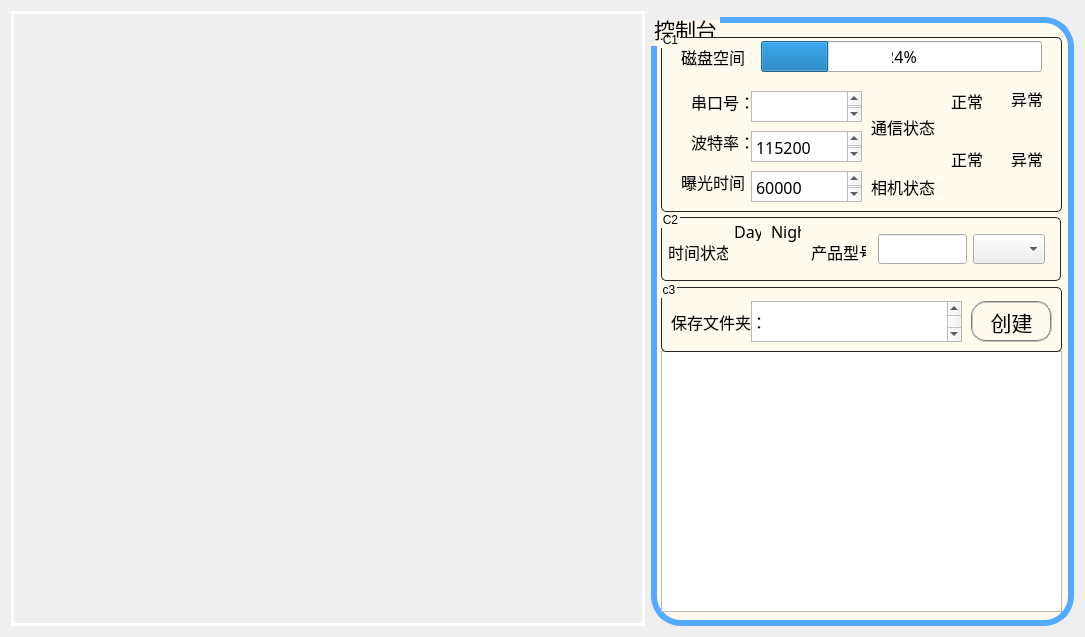
<?xml version="1.0" encoding="UTF-8"?>
<ui version="4.0">
 <class>PY_GUI_v1Class</class>
 <widget class="QWidget" name="PY_GUI_v1Class">
  <property name="geometry">
   <rect>
    <x>0</x>
    <y>0</y>
    <width>1085</width>
    <height>637</height>
   </rect>
  </property>
  <property name="sizePolicy">
   <sizepolicy hsizetype="Fixed" vsizetype="Fixed">
    <horstretch>0</horstretch>
    <verstretch>0</verstretch>
   </sizepolicy>
  </property>
  <property name="windowTitle">
   <string>PY_GUI_v1</string>
  </property>
  <layout class="QHBoxLayout" name="horizontalLayout_2" stretch="3,2">
   <item>
    <widget class="QLabel" name="label_show">
     <property name="styleSheet">
      <string notr="true">QLabel{border:3px solid #242424;border-color:rgb(255,255,255);}
</string>
     </property>
     <property name="text">
      <string/>
     </property>
    </widget>
   </item>
   <item>
    <widget class="QGroupBox" name="groupBox">
     <property name="font">
      <font>
       <family>楷体</family>
       <pointsize>16</pointsize>
      </font>
     </property>
     <property name="styleSheet">
      <string notr="true">QGroupBox {
			background-color: rgb(255, 250, 238);
            border-radius:30px;
            border-width: 6px;
            border-style: solid;
			margin-top:6px;
			border-color: rgb(85, 170, 255);
        }
</string>
     </property>
     <property name="title">
      <string>控制台</string>
     </property>
     <widget class="QTextEdit" name="text_print">
      <property name="geometry">
       <rect>
        <x>10</x>
        <y>340</y>
        <width>401</width>
        <height>261</height>
       </rect>
      </property>
      <property name="font">
       <font>
        <family>楷体</family>
        <pointsize>12</pointsize>
       </font>
      </property>
     </widget>
     <widget class="QGroupBox" name="groupBox_2">
      <property name="geometry">
       <rect>
        <x>10</x>
        <y>20</y>
        <width>401</width>
        <height>181</height>
       </rect>
      </property>
      <property name="styleSheet">
       <string notr="true">QGroupBox{border:1px solid #242424;border-radius:5px;}</string>
      </property>
      <property name="title">
       <string>C1</string>
      </property>
      <widget class="QLabel" name="camLed2">
       <property name="geometry">
        <rect>
         <x>350</x>
         <y>140</y>
         <width>30</width>
         <height>30</height>
        </rect>
       </property>
       <property name="text">
        <string/>
       </property>
      </widget>
      <widget class="QLabel" name="label_12">
       <property name="geometry">
        <rect>
         <x>350</x>
         <y>120</y>
         <width>31</width>
         <height>16</height>
        </rect>
       </property>
       <property name="font">
        <font>
         <family>楷体</family>
         <pointsize>12</pointsize>
        </font>
       </property>
       <property name="text">
        <string>异常</string>
       </property>
      </widget>
      <widget class="QLabel" name="camLed1">
       <property name="geometry">
        <rect>
         <x>290</x>
         <y>140</y>
         <width>30</width>
         <height>30</height>
        </rect>
       </property>
       <property name="text">
        <string/>
       </property>
      </widget>
      <widget class="QTextEdit" name="comText">
       <property name="geometry">
        <rect>
         <x>90</x>
         <y>60</y>
         <width>111</width>
         <height>31</height>
        </rect>
       </property>
       <property name="font">
        <font>
         <family>宋体</family>
         <pointsize>12</pointsize>
        </font>
       </property>
       <property name="html">
        <string>&lt;!DOCTYPE HTML PUBLIC &quot;-//W3C//DTD HTML 4.0//EN&quot; &quot;http://www.w3.org/TR/REC-html40/strict.dtd&quot;&gt;
&lt;html&gt;&lt;head&gt;&lt;meta name=&quot;qrichtext&quot; content=&quot;1&quot; /&gt;&lt;style type=&quot;text/css&quot;&gt;
p, li { white-space: pre-wrap; }
&lt;/style&gt;&lt;/head&gt;&lt;body style=&quot; font-family:'宋体'; font-size:12pt; font-weight:400; font-style:normal;&quot;&gt;
&lt;p style=&quot;-qt-paragraph-type:empty; margin-top:0px; margin-bottom:0px; margin-left:0px; margin-right:0px; -qt-block-indent:0; text-indent:0px;&quot;&gt;&lt;br /&gt;&lt;/p&gt;&lt;/body&gt;&lt;/html&gt;</string>
       </property>
      </widget>
      <widget class="QLabel" name="label_6">
       <property name="geometry">
        <rect>
         <x>210</x>
         <y>80</y>
         <width>71</width>
         <height>31</height>
        </rect>
       </property>
       <property name="font">
        <font>
         <family>楷体</family>
         <pointsize>12</pointsize>
        </font>
       </property>
       <property name="text">
        <string>通信状态：</string>
       </property>
      </widget>
      <widget class="QLabel" name="comLed2">
       <property name="geometry">
        <rect>
         <x>350</x>
         <y>80</y>
         <width>30</width>
         <height>30</height>
        </rect>
       </property>
       <property name="text">
        <string/>
       </property>
      </widget>
      <widget class="QLabel" name="label_11">
       <property name="geometry">
        <rect>
         <x>350</x>
         <y>60</y>
         <width>31</width>
         <height>16</height>
        </rect>
       </property>
       <property name="font">
        <font>
         <family>楷体</family>
         <pointsize>12</pointsize>
        </font>
       </property>
       <property name="text">
        <string>异常</string>
       </property>
      </widget>
      <widget class="QTextEdit" name="bitText">
       <property name="geometry">
        <rect>
         <x>90</x>
         <y>100</y>
         <width>111</width>
         <height>31</height>
        </rect>
       </property>
       <property name="font">
        <font>
         <family>宋体</family>
         <pointsize>14</pointsize>
        </font>
       </property>
       <property name="html">
        <string>&lt;!DOCTYPE HTML PUBLIC &quot;-//W3C//DTD HTML 4.0//EN&quot; &quot;http://www.w3.org/TR/REC-html40/strict.dtd&quot;&gt;
&lt;html&gt;&lt;head&gt;&lt;meta name=&quot;qrichtext&quot; content=&quot;1&quot; /&gt;&lt;style type=&quot;text/css&quot;&gt;
p, li { white-space: pre-wrap; }
&lt;/style&gt;&lt;/head&gt;&lt;body style=&quot; font-family:'宋体'; font-size:14pt; font-weight:400; font-style:normal;&quot;&gt;
&lt;p style=&quot; margin-top:0px; margin-bottom:0px; margin-left:0px; margin-right:0px; -qt-block-indent:0; text-indent:0px;&quot;&gt;&lt;span style=&quot; font-family:'SimSun'; font-size:12pt;&quot;&gt;115200&lt;/span&gt;&lt;/p&gt;&lt;/body&gt;&lt;/html&gt;</string>
       </property>
      </widget>
      <widget class="QTextEdit" name="exportTimeText">
       <property name="geometry">
        <rect>
         <x>90</x>
         <y>140</y>
         <width>111</width>
         <height>31</height>
        </rect>
       </property>
       <property name="font">
        <font>
         <family>宋体</family>
         <pointsize>14</pointsize>
        </font>
       </property>
       <property name="html">
        <string>&lt;!DOCTYPE HTML PUBLIC &quot;-//W3C//DTD HTML 4.0//EN&quot; &quot;http://www.w3.org/TR/REC-html40/strict.dtd&quot;&gt;
&lt;html&gt;&lt;head&gt;&lt;meta name=&quot;qrichtext&quot; content=&quot;1&quot; /&gt;&lt;style type=&quot;text/css&quot;&gt;
p, li { white-space: pre-wrap; }
&lt;/style&gt;&lt;/head&gt;&lt;body style=&quot; font-family:'宋体'; font-size:14pt; font-weight:400; font-style:normal;&quot;&gt;
&lt;p style=&quot; margin-top:0px; margin-bottom:0px; margin-left:0px; margin-right:0px; -qt-block-indent:0; text-indent:0px;&quot;&gt;&lt;span style=&quot; font-family:'SimSun'; font-size:12pt;&quot;&gt;60000&lt;/span&gt;&lt;/p&gt;&lt;/body&gt;&lt;/html&gt;</string>
       </property>
      </widget>
      <widget class="QProgressBar" name="SSDSpace">
       <property name="geometry">
        <rect>
         <x>100</x>
         <y>10</y>
         <width>281</width>
         <height>31</height>
        </rect>
       </property>
       <property name="font">
        <font>
         <family>楷体</family>
         <pointsize>12</pointsize>
        </font>
       </property>
       <property name="styleSheet">
        <string notr="true">QProgressBar { text-align: center;}</string>
       </property>
       <property name="value">
        <number>24</number>
       </property>
      </widget>
      <widget class="QLabel" name="label_8">
       <property name="geometry">
        <rect>
         <x>290</x>
         <y>60</y>
         <width>31</width>
         <height>20</height>
        </rect>
       </property>
       <property name="font">
        <font>
         <family>楷体</family>
         <pointsize>12</pointsize>
        </font>
       </property>
       <property name="text">
        <string>正常</string>
       </property>
      </widget>
      <widget class="QLabel" name="label_9">
       <property name="geometry">
        <rect>
         <x>290</x>
         <y>120</y>
         <width>31</width>
         <height>16</height>
        </rect>
       </property>
       <property name="font">
        <font>
         <family>楷体</family>
         <pointsize>12</pointsize>
        </font>
       </property>
       <property name="text">
        <string>正常</string>
       </property>
      </widget>
      <widget class="QLabel" name="label_4">
       <property name="geometry">
        <rect>
         <x>20</x>
         <y>140</y>
         <width>71</width>
         <height>21</height>
        </rect>
       </property>
       <property name="font">
        <font>
         <family>楷体</family>
         <pointsize>12</pointsize>
        </font>
       </property>
       <property name="text">
        <string>曝光时间：</string>
       </property>
      </widget>
      <widget class="QLabel" name="label_5">
       <property name="geometry">
        <rect>
         <x>210</x>
         <y>140</y>
         <width>71</width>
         <height>31</height>
        </rect>
       </property>
       <property name="font">
        <font>
         <family>楷体</family>
         <pointsize>12</pointsize>
        </font>
       </property>
       <property name="text">
        <string>相机状态：</string>
       </property>
      </widget>
      <widget class="QLabel" name="label_3">
       <property name="geometry">
        <rect>
         <x>30</x>
         <y>100</y>
         <width>61</width>
         <height>21</height>
        </rect>
       </property>
       <property name="font">
        <font>
         <family>楷体</family>
         <pointsize>12</pointsize>
        </font>
       </property>
       <property name="text">
        <string>波特率：</string>
       </property>
      </widget>
      <widget class="QLabel" name="label_2">
       <property name="geometry">
        <rect>
         <x>30</x>
         <y>60</y>
         <width>61</width>
         <height>21</height>
        </rect>
       </property>
       <property name="font">
        <font>
         <family>楷体</family>
         <pointsize>12</pointsize>
        </font>
       </property>
       <property name="text">
        <string>串口号：</string>
       </property>
      </widget>
      <widget class="QLabel" name="comLed1">
       <property name="geometry">
        <rect>
         <x>290</x>
         <y>80</y>
         <width>30</width>
         <height>30</height>
        </rect>
       </property>
       <property name="text">
        <string/>
       </property>
      </widget>
      <widget class="QLabel" name="label_14">
       <property name="geometry">
        <rect>
         <x>20</x>
         <y>10</y>
         <width>71</width>
         <height>31</height>
        </rect>
       </property>
       <property name="font">
        <font>
         <family>楷体</family>
         <pointsize>12</pointsize>
        </font>
       </property>
       <property name="text">
        <string>磁盘空间：</string>
       </property>
      </widget>
     </widget>
     <widget class="QGroupBox" name="groupBox_3">
      <property name="geometry">
       <rect>
        <x>10</x>
        <y>200</y>
        <width>400</width>
        <height>70</height>
       </rect>
      </property>
      <property name="styleSheet">
       <string notr="true">QGroupBox{border:1px solid #242424;border-radius:5px;}</string>
      </property>
      <property name="title">
       <string>C2</string>
      </property>
      <widget class="QLabel" name="comTime2">
       <property name="geometry">
        <rect>
         <x>110</x>
         <y>30</y>
         <width>21</width>
         <height>21</height>
        </rect>
       </property>
       <property name="text">
        <string/>
       </property>
      </widget>
      <widget class="QLabel" name="comTime1">
       <property name="geometry">
        <rect>
         <x>72</x>
         <y>30</y>
         <width>21</width>
         <height>21</height>
        </rect>
       </property>
       <property name="text">
        <string/>
       </property>
      </widget>
      <widget class="QLabel" name="label_7">
       <property name="geometry">
        <rect>
         <x>7</x>
         <y>20</y>
         <width>60</width>
         <height>41</height>
        </rect>
       </property>
       <property name="font">
        <font>
         <family>楷体</family>
         <pointsize>12</pointsize>
        </font>
       </property>
       <property name="text">
        <string>时间状态：</string>
       </property>
      </widget>
      <widget class="QLabel" name="label_13">
       <property name="geometry">
        <rect>
         <x>110</x>
         <y>10</y>
         <width>30</width>
         <height>21</height>
        </rect>
       </property>
       <property name="font">
        <font>
         <family>楷体</family>
         <pointsize>12</pointsize>
        </font>
       </property>
       <property name="text">
        <string>Night</string>
       </property>
      </widget>
      <widget class="QLabel" name="label_10">
       <property name="geometry">
        <rect>
         <x>69</x>
         <y>10</y>
         <width>31</width>
         <height>20</height>
        </rect>
       </property>
       <property name="font">
        <font>
         <family>楷体</family>
         <pointsize>12</pointsize>
        </font>
       </property>
       <property name="text">
        <string> Day</string>
       </property>
      </widget>
      <widget class="QLabel" name="label_15">
       <property name="geometry">
        <rect>
         <x>150</x>
         <y>20</y>
         <width>60</width>
         <height>41</height>
        </rect>
       </property>
       <property name="minimumSize">
        <size>
         <width>4</width>
         <height>30</height>
        </size>
       </property>
       <property name="font">
        <font>
         <family>楷体</family>
         <pointsize>12</pointsize>
        </font>
       </property>
       <property name="text">
        <string>产品型号：</string>
       </property>
      </widget>
      <widget class="QGroupBox" name="groupBox_5">
       <property name="geometry">
        <rect>
         <x>205</x>
         <y>10</y>
         <width>191</width>
         <height>51</height>
        </rect>
       </property>
       <property name="styleSheet">
        <string notr="true">QGroupBox{border:0px solid #242424;border-radius:0px;}</string>
       </property>
       <property name="title">
        <string/>
       </property>
       <layout class="QHBoxLayout" name="horizontalLayout">
        <property name="topMargin">
         <number>0</number>
        </property>
        <property name="bottomMargin">
         <number>0</number>
        </property>
        <item>
         <widget class="QLineEdit" name="LEsearch">
          <property name="minimumSize">
           <size>
            <width>0</width>
            <height>30</height>
           </size>
          </property>
         </widget>
        </item>
        <item>
         <widget class="QComboBox" name="comsearch">
          <property name="minimumSize">
           <size>
            <width>0</width>
            <height>30</height>
           </size>
          </property>
         </widget>
        </item>
       </layout>
      </widget>
     </widget>
     <widget class="QGroupBox" name="groupBox_4">
      <property name="geometry">
       <rect>
        <x>10</x>
        <y>270</y>
        <width>401</width>
        <height>71</height>
       </rect>
      </property>
      <property name="styleSheet">
       <string notr="true">QGroupBox{border:1px solid #242424;border-radius:5px;}</string>
      </property>
      <property name="title">
       <string>c3</string>
      </property>
      <widget class="QPushButton" name="CreateBTN">
       <property name="geometry">
        <rect>
         <x>310</x>
         <y>20</y>
         <width>81</width>
         <height>41</height>
        </rect>
       </property>
       <property name="font">
        <font>
         <family>楷体</family>
         <pointsize>16</pointsize>
        </font>
       </property>
       <property name="styleSheet">
        <string notr="true">border-radius:15px;border:2px groove gray;</string>
       </property>
       <property name="text">
        <string>创建</string>
       </property>
      </widget>
      <widget class="QTextEdit" name="text_dir">
       <property name="geometry">
        <rect>
         <x>90</x>
         <y>20</y>
         <width>211</width>
         <height>41</height>
        </rect>
       </property>
       <property name="font">
        <font>
         <family>Adobe Arabic</family>
         <pointsize>20</pointsize>
        </font>
       </property>
       <property name="lineWrapMode">
        <enum>QTextEdit::NoWrap</enum>
       </property>
       <property name="html">
        <string>&lt;!DOCTYPE HTML PUBLIC &quot;-//W3C//DTD HTML 4.0//EN&quot; &quot;http://www.w3.org/TR/REC-html40/strict.dtd&quot;&gt;
&lt;html&gt;&lt;head&gt;&lt;meta name=&quot;qrichtext&quot; content=&quot;1&quot; /&gt;&lt;style type=&quot;text/css&quot;&gt;
p, li { white-space: pre-wrap; }
&lt;/style&gt;&lt;/head&gt;&lt;body style=&quot; font-family:'Adobe Arabic'; font-size:20pt; font-weight:400; font-style:normal;&quot;&gt;
&lt;p style=&quot;-qt-paragraph-type:empty; margin-top:0px; margin-bottom:0px; margin-left:0px; margin-right:0px; -qt-block-indent:0; text-indent:0px;&quot;&gt;&lt;br /&gt;&lt;/p&gt;&lt;/body&gt;&lt;/html&gt;</string>
       </property>
      </widget>
      <widget class="QLabel" name="label">
       <property name="geometry">
        <rect>
         <x>10</x>
         <y>20</y>
         <width>91</width>
         <height>41</height>
        </rect>
       </property>
       <property name="font">
        <font>
         <family>楷体</family>
         <pointsize>12</pointsize>
        </font>
       </property>
       <property name="text">
        <string>保存文件夹：</string>
       </property>
      </widget>
     </widget>
    </widget>
   </item>
  </layout>
 </widget>
 <layoutdefault spacing="6" margin="11"/>
 <resources>
  <include location="PY_GUI_v1.qrc"/>
 </resources>
 <connections>
  <connection>
   <sender>CreateBTN</sender>
   <signal>pressed()</signal>
   <receiver>PY_GUI_v1Class</receiver>
   <slot>on_pushButton_pressed()</slot>
   <hints>
    <hint type="sourcelabel">
     <x>1530</x>
     <y>300</y>
    </hint>
    <hint type="destinationlabel">
     <x>1603</x>
     <y>260</y>
    </hint>
   </hints>
  </connection>
  <connection>
   <sender>CreateBTN</sender>
   <signal>released()</signal>
   <receiver>PY_GUI_v1Class</receiver>
   <slot>on_pushButton_released()</slot>
   <hints>
    <hint type="sourcelabel">
     <x>1480</x>
     <y>300</y>
    </hint>
    <hint type="destinationlabel">
     <x>1604</x>
     <y>310</y>
    </hint>
   </hints>
  </connection>
  <connection>
   <sender>CreateBTN</sender>
   <signal>clicked()</signal>
   <receiver>PY_GUI_v1Class</receiver>
   <slot>createDir()</slot>
   <hints>
    <hint type="sourcelabel">
     <x>1516</x>
     <y>300</y>
    </hint>
    <hint type="destinationlabel">
     <x>1605</x>
     <y>185</y>
    </hint>
   </hints>
  </connection>
 </connections>
 <slots>
  <slot>StartGrap()</slot>
  <slot>ProcessEnd()</slot>
  <slot>on_pushButton_pressed()</slot>
  <slot>on_pushButton_released()</slot>
  <slot>on_pushButton1_pressed()</slot>
  <slot>on_pushButton1_released()</slot>
  <slot>on_pushButton2_pressed()</slot>
  <slot>on_pushButton2_released()</slot>
  <slot>CreateDir()</slot>
  <slot>createDir()</slot>
  <slot>test()</slot>
 </slots>
</ui>
